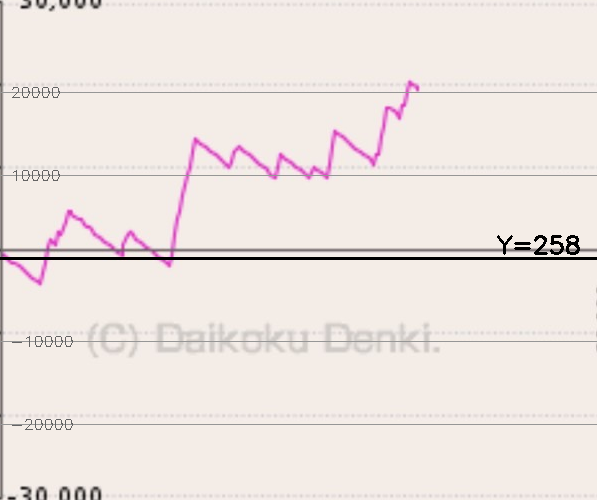
#> input picture graphs/zero_line_test/test_y258.png, 597 x 500 px, given in place of S__78209138_graph_only.png, which was not available
$ python test_zero_positions.py
#> lines starting #> are read from the running program, lines starting #| are printed output that depends on the picture; pictures that were not available may be replaced by others from this repository, and a replacement may not be noted
#!/usr/bin/env python3
"""
複数のゼロライン位置をテストして最適値を見つける
"""

import cv2
import numpy as np
import os

def test_zero_positions(img_path, positions):
    """複数のゼロライン位置をテスト"""
    img = cv2.imread(img_path)
#> img is the input picture: shape (500, 597, 3); mean B, G, R 225.8, 229.8, 238.3
    if img is None:
        return

    height, width = img.shape[:2]
#> height = 500; width = 597

    # 各位置でオーバーレイを作成
    for i, y_pos in enumerate(positions):
        overlay = img.copy()

        # ゼロライン
        cv2.line(overlay, (0, y_pos), (width, y_pos), (0, 0, 0), 2)
        cv2.putText(overlay, f"Y={y_pos}", (width - 100, y_pos - 5),
                   cv2.FONT_HERSHEY_SIMPLEX, 0.8, (0, 0, 0), 2)

        # 10000, 20000のライン
        for value in [10000, 20000, -10000, -20000]:
            pixel_offset = int(value / 120)  # 1px = 120
            y = y_pos - pixel_offset

            if 0 <= y <= height:
                cv2.line(overlay, (0, y), (width, y), (150, 150, 150), 1)
                cv2.putText(overlay, str(value), (10, y + 5),
                           cv2.FONT_HERSHEY_SIMPLEX, 0.5, (100, 100, 100), 1)

        # 保存
        output_path = f"graphs/zero_line_test/test_y{y_pos}.png"
        cv2.imwrite(output_path, overlay)
        print(f"保存: Y={y_pos}")
#> this loop made 7 passes
#> pass 1, in test_zero_positions, `cv2.imwrite(output_path, overlay)`:
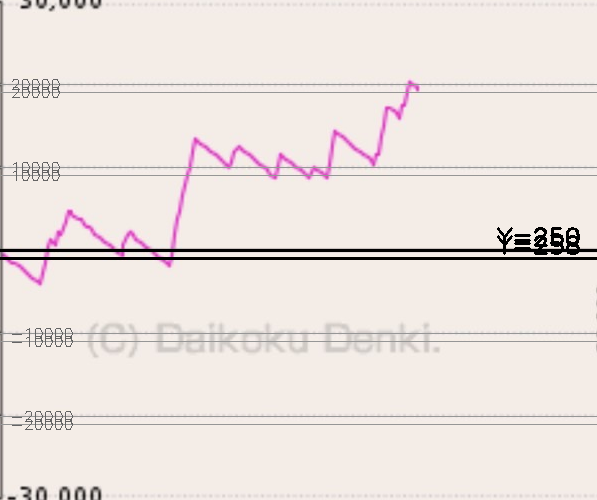
#> saved as test_y250.png: shape (500, 597, 3); mean B, G, R 223.9, 227.9, 236.2
#> pass 2, in test_zero_positions, `cv2.imwrite(output_path, overlay)`:
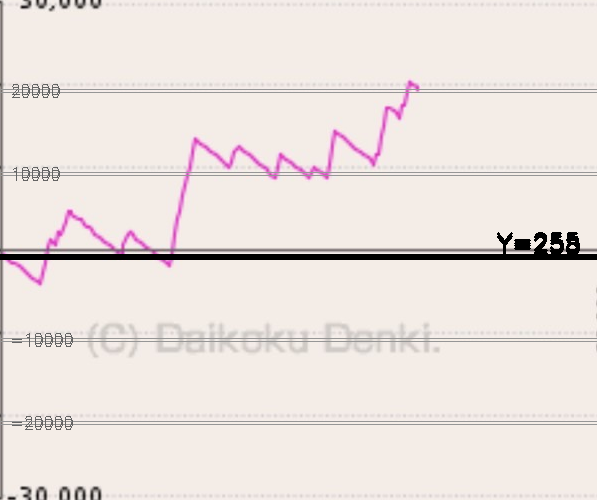
#> saved as test_y255.png: shape (500, 597, 3); mean B, G, R 223.4, 227.4, 235.6
#> after the loop:
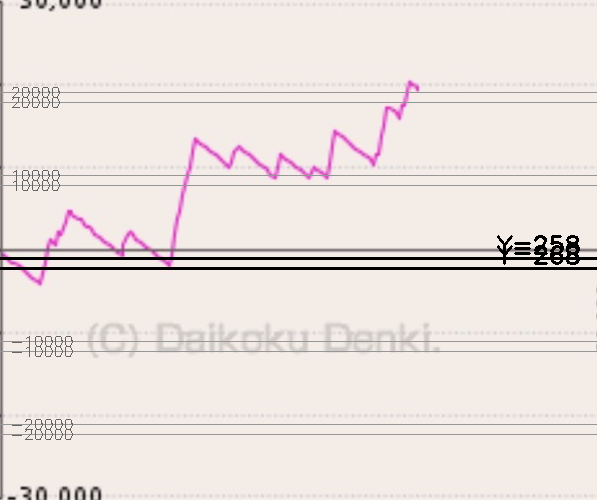
#> overlay: shape (500, 597, 3); mean B, G, R 223.3, 227.3, 235.6

# テスト実行
test_positions = [250, 255, 258, 260, 262, 265, 268]
test_image = "graphs/manual_crop/cropped/S__78209138_graph_only.png"

print("ゼロライン位置テスト")
print("=" * 40)
test_zero_positions(test_image, test_positions)

$ run again, on debug_stats_region.png
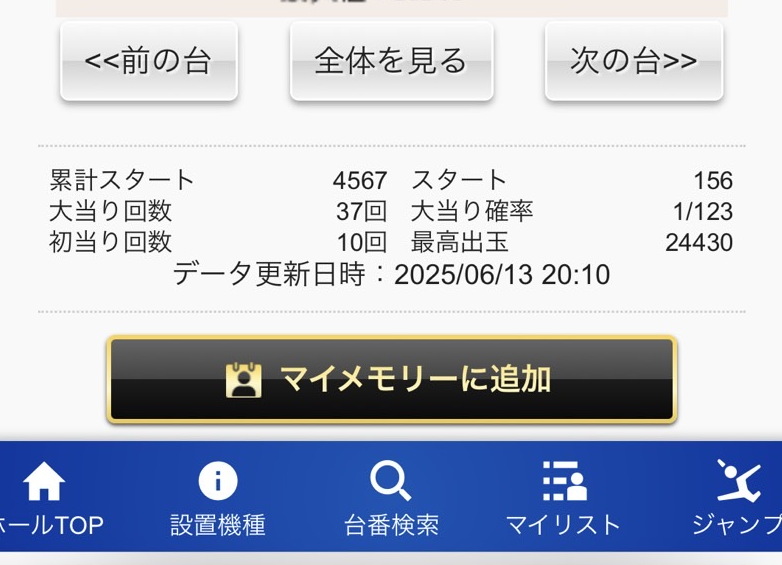
#> input picture debug_stats_region.png, 782 x 565 px, given in place of S__78209138_graph_only.png, which was not available
#> in test_zero_positions, img is the input picture: shape (565, 782, 3); mean B, G, R 203.8, 188.1, 181.5
#> the loop in test_zero_positions, `for i, y_pos in enumerate(positions):` made 7 passes
#> pass 1, in test_zero_positions, `cv2.imwrite(output_path, overlay)`:
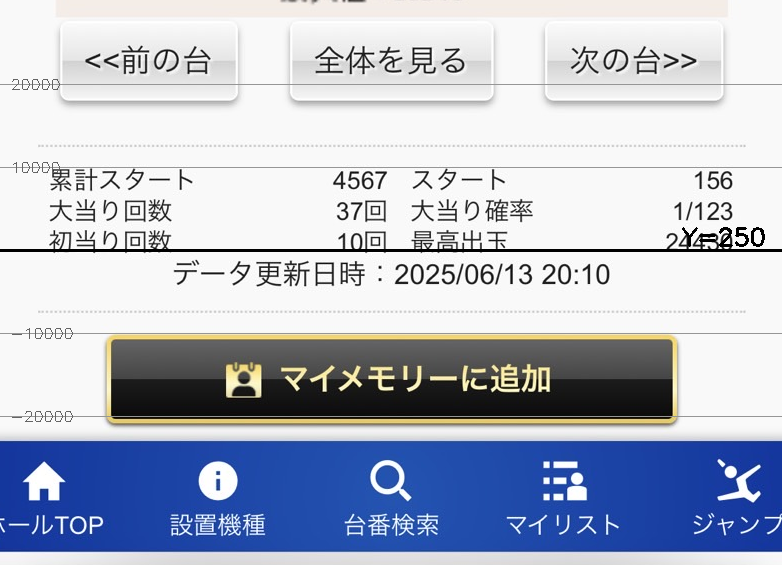
#> saved as test_y250.png: shape (565, 782, 3); mean B, G, R 201.9, 186.1, 179.5
#> after the loop in test_zero_positions, `for i, y_pos in enumerate(positions):`:
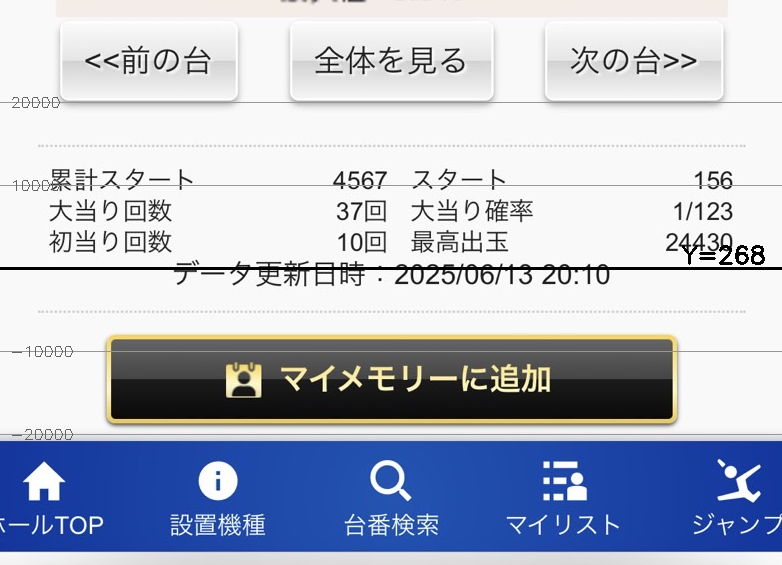
#> overlay: shape (565, 782, 3); mean B, G, R 201.8, 186, 179.4

$ run again, on images/sample.png
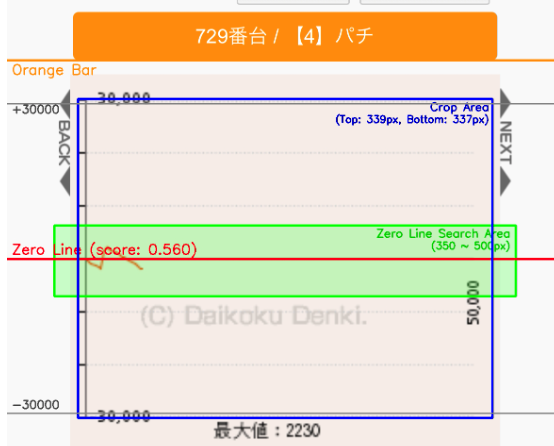
#> input picture images/sample.png, 554 x 446 px, given in place of S__78209138_graph_only.png, which was not available
#> in test_zero_positions, img is the input picture: shape (446, 554, 3); mean B, G, R 204.3, 222.8, 231
#> the loop in test_zero_positions, `for i, y_pos in enumerate(positions):` made 7 passes
#> pass 1, in test_zero_positions, `cv2.imwrite(output_path, overlay)`:
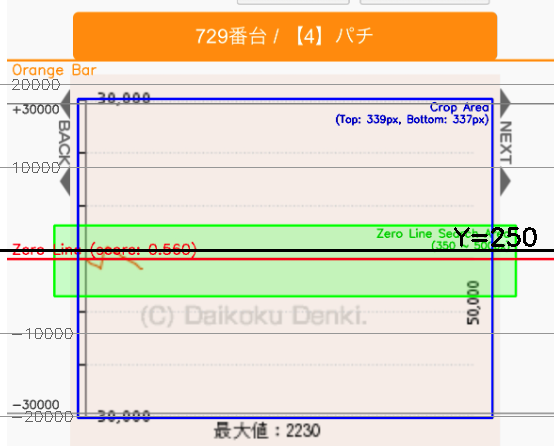
#> saved as test_y250.png: shape (446, 554, 3); mean B, G, R 201.7, 219.9, 228.3
#> after the loop in test_zero_positions, `for i, y_pos in enumerate(positions):`:
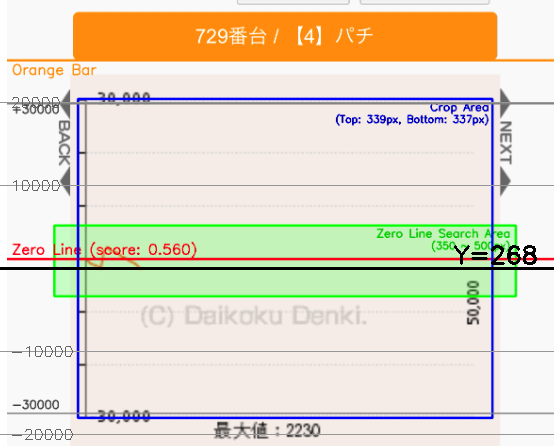
#> overlay: shape (446, 554, 3); mean B, G, R 201.6, 219.7, 228.1
